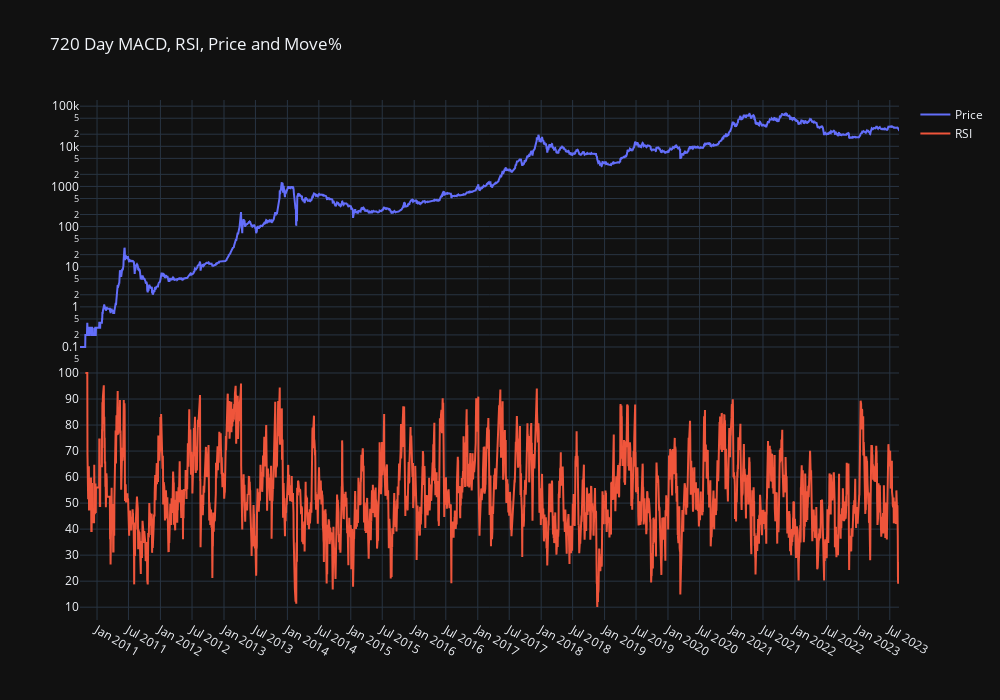

Write notebook code for a chart like this one.
### Code cell
df['RSI'] = pta.rsi(df['price'], length = 14)

fig = make_subplots(rows=2, cols=1,shared_xaxes=True,vertical_spacing=0.00001, row_heights=[0.2,0.2])

fig.add_trace(
    go.Scatter(name="Price",x=df['date'], y=df['price'],
        marker=dict(color=df['macd'], coloraxis="coloraxis1")),
    row=1, col=1)


fig.add_trace(
    go.Scatter(name="RSI",x=df['date'], y=df['RSI'],
    marker=dict(color=df['RSI'], coloraxis="coloraxis3")),
    row=2, col=1)

fig.update_yaxes(nticks=10)
fig.update_xaxes(nticks=50)
fig.update_yaxes(type="log", row=1, col=1)
fig.update_layout(coloraxis1=dict(colorscale='Bluered_r'), showlegend=True)
fig.update_layout(coloraxis2=dict(colorscale='Bluered_r'), showlegend=True)
fig.update_layout(coloraxis3=dict(colorscale='Bluered_r'), showlegend=True)
fig.update_layout(coloraxis1_showscale=False)
fig.update_layout(coloraxis2_showscale=False)
fig.update_layout(height=700, width=1000, title_text="720 Day MACD, RSI, Price and Move%")
fig.update_layout(template='plotly_dark')
fig.show()

### Figure 1 — Plotly figure (JSON) as saved in the notebook; plotly's stock layout.template omitted (floating-point values rounded to 4 significant figures; data arrays with more than 128 entries replaced by an {"elided": "..."} marker saying what was removed)
{"data": [{"marker": {"color": {"elided": "4688 float values"}, "coloraxis": "coloraxis"}, "name": "Price", "type": "scatter", "x": {"elided": "4688 str values"}, "xaxis": "x", "y": {"elided": "4688 float values"}, "yaxis": "y"}, {"marker": {"color": {"elided": "4688 float values"}, "coloraxis": "coloraxis3"}, "name": "RSI", "type": "scatter", "x": {"elided": "4688 str values"}, "xaxis": "x2", "y": {"elided": "4688 float values"}, "yaxis": "y2"}], "layout": {"coloraxis": {"colorscale": [[0, "rgb(255,0,0)"], [1, "rgb(0,0,255)"]], "showscale": false}, "coloraxis2": {"colorscale": [[0, "rgb(255,0,0)"], [1, "rgb(0,0,255)"]], "showscale": false}, "coloraxis3": {"colorscale": [[0, "rgb(255,0,0)"], [1, "rgb(0,0,255)"]]}, "height": 700, "showlegend": true, "title": {"text": "720 Day MACD, RSI, Price and Move%"}, "width": 1000, "xaxis": {"anchor": "y", "domain": [0, 1], "matches": "x2", "nticks": 50, "showticklabels": false}, "xaxis2": {"anchor": "y2", "domain": [0, 1], "nticks": 50}, "yaxis": {"anchor": "x", "domain": [0.5, 1], "nticks": 10, "type": "log"}, "yaxis2": {"anchor": "x2", "domain": [0, 0.5], "nticks": 10}}}
